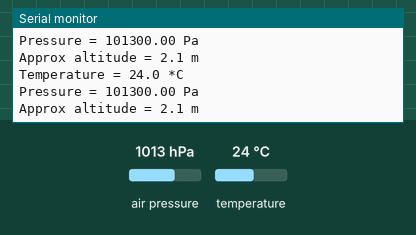
Recording of a sketch running on a simulated Arduino Uno, built with avr-gcc and run on an emulated ATmega328P. Parts: the last lines printed to the serial monitor. Inputs (shaded band) come from the test bench; at power-on: air pressure 1013 hPa, temperature 24 °C.

Above: at 1.2 s.
1.3 s: air pressure set to 952 hPa
At 1.72 s:
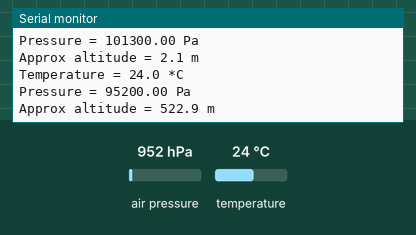
4.3 s: temperature set to 12 °C
At 4.74 s:
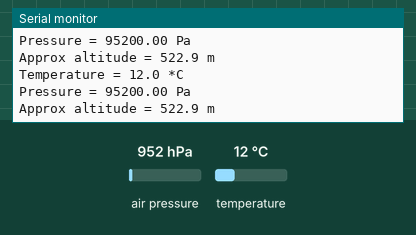
5.8 s: air pressure set to 975 hPa
At 6.25 s:
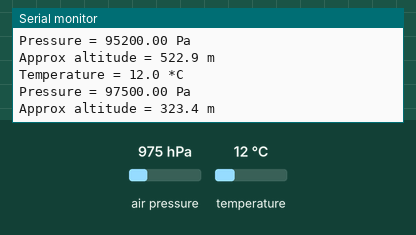
Timing chart, 0 to 8.8 s (numbered marks = the images above; inputs shaded):
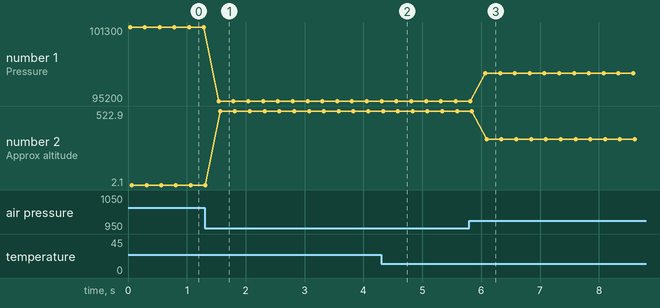

The sketch:

BMP280_RTOS.ino
```cpp
#include <Arduino_FreeRTOS.h>
#include <Adafruit_BMP280.h>
Adafruit_BMP280 bmp;

void bmp280( void *pvParameters );

void setup() {
  Serial.begin(9600);
  while (!Serial) {
  }
  bmp_setup();

//  Serial.println(F("BMP280 test"));
//
//  if (!bmp.begin(0x76)) {
//    Serial.println(F("Could not find a valid BMP280 sensor, check wiring or "
//                     "try a different address!"));
//    while (1) delay(10);
//  }
//
//  bmp.setSampling(Adafruit_BMP280::MODE_NORMAL,
//                  Adafruit_BMP280::SAMPLING_X2,
//                  Adafruit_BMP280::SAMPLING_X16,
//                  Adafruit_BMP280::FILTER_X16,
//                  Adafruit_BMP280::STANDBY_MS_500);

  xTaskCreate(bmp280,  "BMP280",  128,  NULL,  1,  NULL );

}

void loop(){}


void bmp280(void *pvParameters)
{
  (void) pvParameters;


  while (1)
  {
    Serial.print(F("Temperature = "));
    Serial.print(bmp.readTemperature(),1);
    Serial.println(" *C");
    Serial.print(F("Pressure = "));
    Serial.print(bmp.readPressure());
    Serial.println(" Pa");
    Serial.print(F("Approx altitude = "));
    Serial.print(bmp.readAltitude(1013.25),1);
    Serial.println(" m");
    Serial.println();

    vTaskDelay(250/ portTICK_PERIOD_MS);
  }
}

void bmp_setup(){
  Serial.println(F("BMP280 test"));

  if (!bmp.begin(0x76)) {
    Serial.println(F("Could not find a valid BMP280 sensor, check wiring or "
                     "try a different address!"));
    while (1) delay(10);
  }

  bmp.setSampling(Adafruit_BMP280::MODE_NORMAL,
                  Adafruit_BMP280::SAMPLING_X2,
                  Adafruit_BMP280::SAMPLING_X16,
                  Adafruit_BMP280::FILTER_X16,
                  Adafruit_BMP280::STANDBY_MS_500);
}
```

Measured:
- after the input at 1.3 s, the serial monitor: prints a new line after 0.24 s (image 1)
- after the input at 4.3 s, the serial monitor: prints a new line after 0.24 s (image 2)
- after the input at 5.8 s, the serial monitor: prints a new line after 0.27 s (image 3)
- plotted number 1: 101300 → 95200 after the input at 1.3 s, 95200 → 97500 after the input at 5.8 s
- plotted number 2: 2.1 → 522.9 after the input at 1.3 s, 522.9 → 323.4 after the input at 5.8 s
